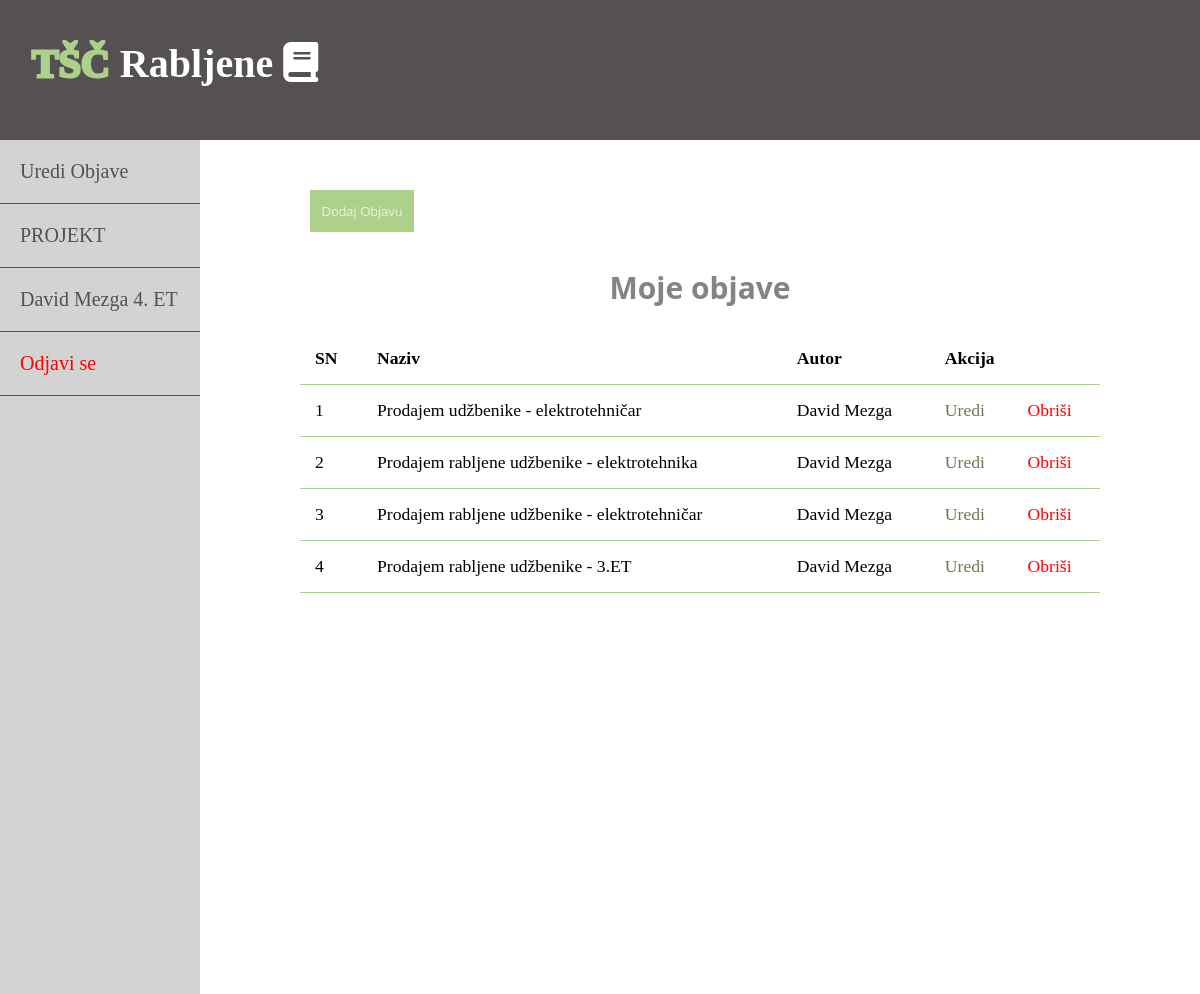
The page /korisnik/index.php (signed in) on the database its author committed.
### tables this page shows
CREATE TABLE `objave` (
  `id` int(11) NOT NULL,
  `korisnik_id` int(11) NOT NULL,
  `naslov` varchar(50) NOT NULL,
  `razred` int(1) NOT NULL,
  `smjer` varchar(2) NOT NULL,
  `kontakt` varchar(25) DEFAULT NULL,
  `cijena` int(255) NOT NULL,
  `datum` datetime NOT NULL DEFAULT current_timestamp(),
  `opis` text NOT NULL,
  `slika` varchar(255) NOT NULL
);

### aplikacija/logike/objavaljuj.php (called while the page is built, shortened)
<?php
include(ROOT_PATH . "/aplikacija/baza/funkcije.php");
$tablica = 'objave';
$objave = odaberiSve($tablica);

### aplikacija/baza/funkcije.php (called while the page is built, shortened)
<?php
require('konekcija.php');
function izvršiUpit($sql, $podaci)
{
    global $konek;
    $stmt = $konek->prepare($sql);
    $stmt->execute();
    return $stmt;
}
function odaberiSve($tablica, $uvijeti = [])
{
    $sql = "SELECT * FROM $tablica";
    $stmt = izvršiUpit($sql, $uvijeti);
    $result = $stmt->get_result();
    $podaci = $result->fetch_all(MYSQLI_ASSOC);
    return $podaci;
}
?>

### korisnik/index.php (the view, shortened to what this page needs)
<?php
include(ROOT_PATH . "/aplikacija/logike/objavaljuj.php");
?>
<!DOCTYPE html>
<html lang="hr">
<head>
    <link rel="stylesheet" href="..\dodaci\css\objava.css" />
</head>
<body>
    <header>
        <div class="logo">
            <h1 class="logo-tekst">
                <a href="https://tsck.hr/"><span>TŠČ</span></a>
                Rabljene
                <i class="fas fa-book"></i>
            </h1>
        </div>
    </header>
    <div class="glavni-okvir">
        <div class="lijevi-pokaznik">
            <ul>
                <li><a href="index">Uredi Objave</a></li>
                <ul class="navigacija">
                    <li>
                        <a href="../">PROJEKT</a>
                        <a>
                            <?php echo $_SESSION['ime'] . ' ' . $_SESSION['prezime'] . ' ' . $_SESSION['razred'] . '. ' . $_SESSION['smjer']; ?></a>
                    </li>
                    <li><a href="../odjava.php" class="ime" style="color:red">Odjavi se</a></li>
                </ul>
            </ul>
        </div>
        <div class="admin-komande">
            <div class="tipkice">
                <button class="button tipkice">
                    <a href="objavioglas">Dodaj Objavu</a>
                </button>
            </div>
            <div class="sadrzaj">
                <h2 class="naziv-stranice">Moje objave</h2>
                <table>
                    <thead>
                        <th>SN</th>
                        <th>Naziv</th>
                        <th>Autor</th>
                        <th colspan="2">Akcija</th>
                    </thead>
                    <tbody>
                        <?php  $brojac=1;
                        foreach ($objave as $key => $objava): ?>
                        <?php  if ($objava['korisnik_id'] == $_SESSION['id']): ?>
                        <tr>
                            <td><?php echo $brojac++;?></td>
                            <td><?php echo $objava['naslov']?></td>
                            <td><?php echo $_SESSION['ime'] . ' ' . $_SESSION['prezime'] ?></td>
                            <td><a href="uredioglas.php?id=<?php echo $objava['id'];?>" class="uredi">Uredi</a></td>
                            <td><a href="index.php?delete_id=<?php echo $objava['id'];?>" class=" obrisi">Obriši</a>
                            </td>
                        </tr>
                        <?php endif; ?>
                        <?php endforeach; ?>
                    </tbody>
                </table>
            </div>
        </div>
    </div>
</body>
</html>

### dodaci/css/objava.css (style rules this page uses)
body { height: 776px; padding: 0; margin: 0; }
.glavni-okvir { display: flex; height: 100%; }
.glavni-okvir .lijevi-pokaznik { flex: 2; background: lightgray; height: 110%; }
.glavni-okvir .lijevi-pokaznik a { color: #555152; text-decoration: none; }
.glavni-okvir .lijevi-pokaznik ul { list-style: none; margin: 0px; padding: 0px; }
.glavni-okvir .lijevi-pokaznik ul li a { font-size: 20px; padding: 20px; display: block; border-bottom: 1px solid #555152; }
.glavni-okvir .admin-komande { flex: 8; height: 92%; padding: 40px 100px 23px; overflow-y: scroll; }
.admin-komande .naziv-stranice { font-size: 30px; color: #555152b6; font-family: system-ui, -apple-system, BlinkMacSystemFont, 'Segoe UI', Roboto, Oxygen, Ubuntu, Cantarell, 'Open Sans', 'Helvetica Neue', sans-serif; text-align: center; }
table { width: 100%; border-collapse: collapse; font-size: 1.1rem; }
th, td { padding: 15px; text-align: left; border-bottom: #ADD08B 1px solid; }
.tipkice { display: flex; justify-content: left; padding: 10px; }
.tipkice a { color: rgba(255, 255, 255, 0.686); text-decoration: none; }
.uredi { color: #687b54; text-decoration: none; }
.tipkice button { margin-right: 10px; width: 104px; height: 42px; border: none; background-color: #ADD08B; align-items: center; cursor: pointer; justify-content: space-around; color: white; }
.obrisi { color: red; text-decoration: none; }
header { background: #555152; height: 140px; }
header .logo { float: left; height: inherit; margin-left: 2em; }
header .logo-tekst { margin-top: 40px; font-family: 'Candal', serif; font-size: 5vh; }
header .logo-tekst a { text-decoration: none; }
header .logo-tekst span { color: #ADD08B; font-style: bold; -webkit-text-stroke: 3px #ADD08B; }
header { color: white; }

### rows shown on the page
objave: naslov "Prodajem udžbenike - elektrotehničar"
objave: naslov "Prodajem rabljene udžbenike - elektrotehnika"
objave: naslov "Prodajem rabljene udžbenike - elektrotehničar"
objave: naslov "Prodajem rabljene udžbenike - 3.ET"

### other values the page prints
$_SESSION['ime'] "David"
$_SESSION['prezime'] "Mezga"
$_SESSION['razred'] "4"
$_SESSION['smjer'] "ET"
